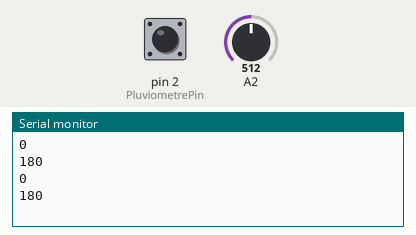
Simulated run of this sketch. Board: Arduino Uno, built with avr-gcc and run on an emulated ATmega328P. Parts: the last lines printed to the serial monitor. The inputs (shaded band) are chosen by the test bench; at power-on: pin 2 (PluviometrePin) HIGH, A2 = 512.

Above: at 6.8 s.
6.9 s: pin 2 (PluviometrePin) pulled LOW for 3 s
At 8.3 s:
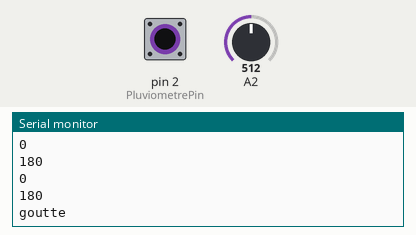
11.4 s: A2 set to 350
At 13.5 s:
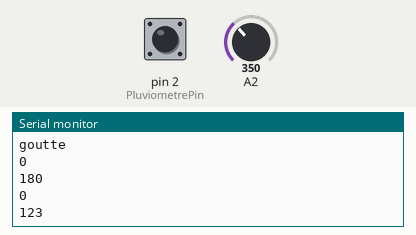
15.9 s: A2 set to 370
At 19.3 s:
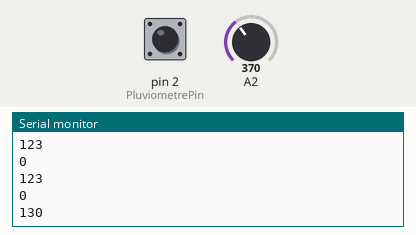
Timing chart, 0 to 20.8 s (numbered marks = the images above; inputs shaded):
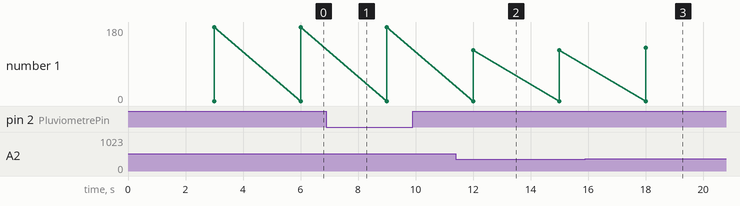

Measured:
- after the input at 6.9 s, the serial monitor: prints a new line at once (image 1)
- after the input at 11.4 s, the serial monitor: prints a new line after 0.60 s (image 2)
- after the input at 15.9 s, the serial monitor: prints a new line after 2.1 s (image 3)
- plotted number 1: 180 → 123 after the input at 11.4 s, 123 → 130 after the input at 15.9 s

The sketch:

code_commun_vRaspberry.ino
```cpp
#include <math.h>
#define AnemometrePin (18) //Pin du pluviometre

volatile unsigned long Rotations; // cup rotation counter used in interrupt routine
volatile unsigned long ContactBounceTime; // Timer to avoid contact bounce in interrupt routine

float WindSpeed; // speed miles per hour
int val = 0;
int VaneValue;// raw analog value from wind vane
int Direction;// translated 0 - 360 direction
int CalDirection;// converted value with offset applied
int LastValue;
int degre = 0;
int vitesse = 0;
const byte PluviometrePin = 2;
const int interval = 500;
volatile unsigned long tiptime = millis();


int Offset = 0;

void setup() {
  Serial.begin(9600);

  pinMode(AnemometrePin, INPUT_PULLUP);
  attachInterrupt(digitalPinToInterrupt(AnemometrePin), isr_rotation, FALLING);
  LastValue = 1;
  pinMode(PluviometrePin, INPUT_PULLUP);
  attachInterrupt(digitalPinToInterrupt(PluviometrePin),count , FALLING);


}
void count() {

  unsigned long curtime = millis();
  float pluie = 0;

  if((curtime - tiptime) < interval) {

  }

  Serial.println("goutte");


}

// This is the function that the interrupt calls to increment the rotation count
void isr_rotation () {

  if ((millis() - ContactBounceTime) > 15 ) { // debounce the switch contact.
  Rotations++;
  ContactBounceTime = millis();
  }
  //Serial.println("wind");


}
void getVitesse(int WindSpeed) {
  if(WindSpeed < 1) {
    Serial.println("Vent Calme");
  }
  else if (WindSpeed < 5){
    Serial.println("Tres legrere brise");
  }
  else if (WindSpeed < 11){
    Serial.println("legere brise");
  }
  else if (WindSpeed < 19) {
    Serial.println("petite brise");
  }
  else if (WindSpeed < 28) {
    Serial.println("jolie brise");
  }
  else if (WindSpeed < 38) {
    Serial.println("bonne brise");
  }
  else if (WindSpeed < 49) {
    Serial.println("vent frais");
  }
  else if (WindSpeed < 61) {
    Serial.println("grand frais");
  }
  else if (WindSpeed < 74) {
    Serial.println("coup de vent");
  }
  else if (WindSpeed < 88) {
    Serial.println("fort coup de vent");
  }
  else if (WindSpeed < 102) {
    Serial.println("tempete");
  }
  else if (WindSpeed < 117) {
    Serial.println("violente tempete");
  }
  else
    Serial.println("bombe meteorologique");
}

// Converts compass direction to heading
void getHeading(int direction) {
  if(direction < 22)
    Serial.println("Nord");
  else if (direction < 67)
    Serial.println("Nord Est");
  else if (direction < 112)
    Serial.println("Est");
  else if (direction < 157)
    Serial.println("Sud Est");
  else if (direction < 212)
    Serial.println("Sud");
  else if (direction < 247)
    Serial.println("Sud Ouest");
  else if (direction < 292)
    Serial.println("Ouest");
  else if (direction < 337)
    Serial.println("Nord Ouest");
  else
    Serial.println("Nord");
}
void loop() {

  Rotations = 0; // Set Rotations count to 0 ready for calculations
  //Serial.print(Rotations);

  //Serial.println(val);
  //val = digitalRead(PotentiometrePin);
  //Serial.println(val);


  sei(); // Enables interrupts
  delay (3000); // Wait 3 seconds to average
  cli(); // Disable interrupts

   //convert to mp/h using the formula V=P(2.25/T)
   //V = P(2.25/3) = P * 0.75

  WindSpeed = Rotations * 0.75 *1.61;

  //Serial.print(Rotations); Serial.print("\t\t");
  vitesse = int(WindSpeed);
  Serial.println(vitesse);
  //getVitesse(WindSpeed);

  VaneValue = analogRead(A2);
  //delay(500);
  Direction = map(VaneValue, 0, 1023, 0, 360);
  CalDirection = (Direction + Offset);
  degre = int(CalDirection);

  if(CalDirection > 360)
    CalDirection = CalDirection - 360;

  if(CalDirection < 0)
    CalDirection = CalDirection + 360;


    //Serial.print(VaneValue); Serial.print("\t\t");
   Serial.println(degre);
  // getHeading(CalDirection);
   LastValue = degre;


}
```
